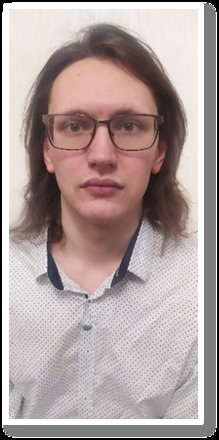
#> input picture Lab2/task2.png, 219 x 440 px
$ python task3.py
#> lines starting #> are read from the running program, lines starting #| are printed output that depends on the picture
import cv2
import numpy as np

img = cv2.imread('task2.png', 0)
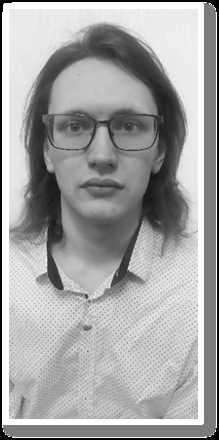
#> img: shape (440, 219); min 0, max 255, mean 164.2

kernel = np.ones((5, 5), np.uint8)
img_erosion = cv2.erode(img, kernel, iterations=1)
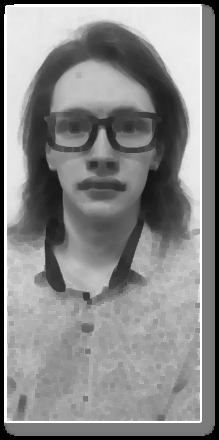
#> img_erosion: shape (440, 219); min 0, max 255, mean 137.8
img_dilation = cv2.dilate(img, kernel, iterations=1)
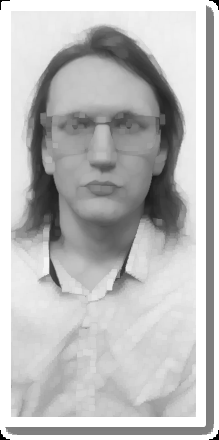
#> img_dilation: shape (440, 219); min 0, max 255, mean 188.2
cv2.imshow('Input', img)
cv2.imshow('Dilatation', img_dilation)
cv2.imshow('Erosion',img_erosion)
cv2.imwrite('dimadilation.jpg', img_dilation)
cv2.waitKey(0)

$ run again, with Lab2/task1.png copied over Lab2/task2.png
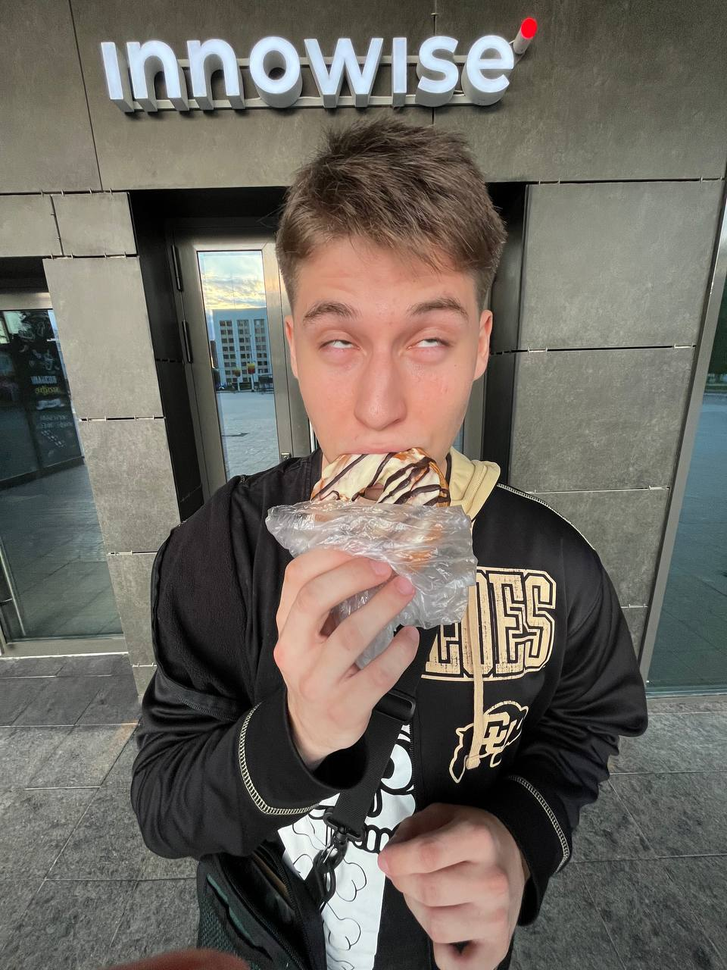
#> input picture Lab2/task1.png, 727 x 970 px, shrunk from 960 x 1280 before the run
#> `img_erosion = cv2.erode(img, kernel, iterations=1)`:
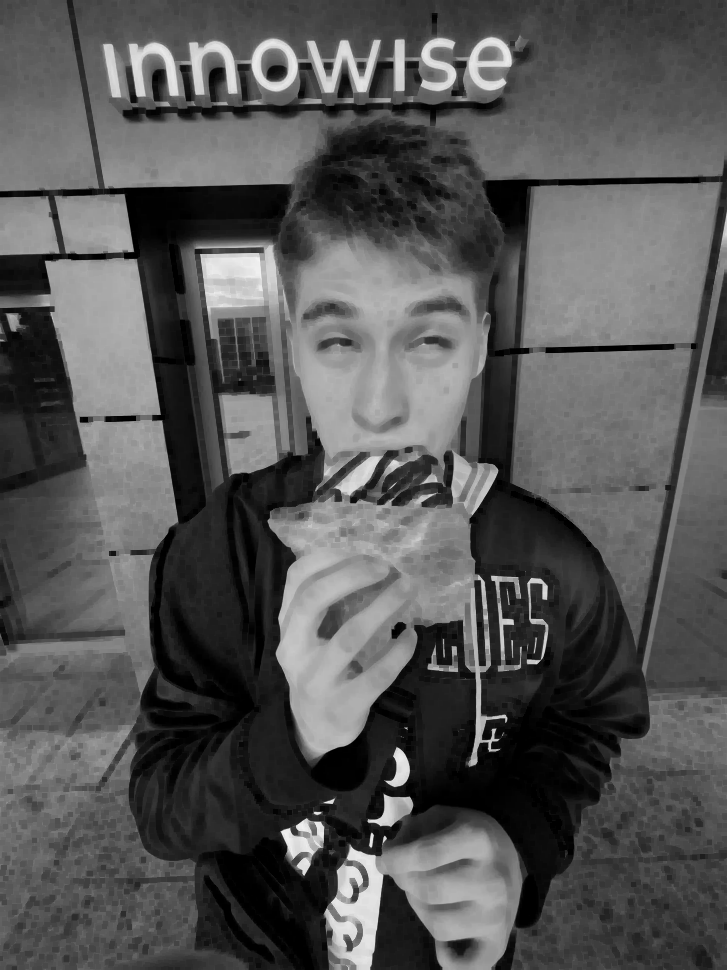
#> img_erosion: shape (970, 727); min 0, max 245, mean 84.9
#> `img_dilation = cv2.dilate(img, kernel, iterations=1)`:
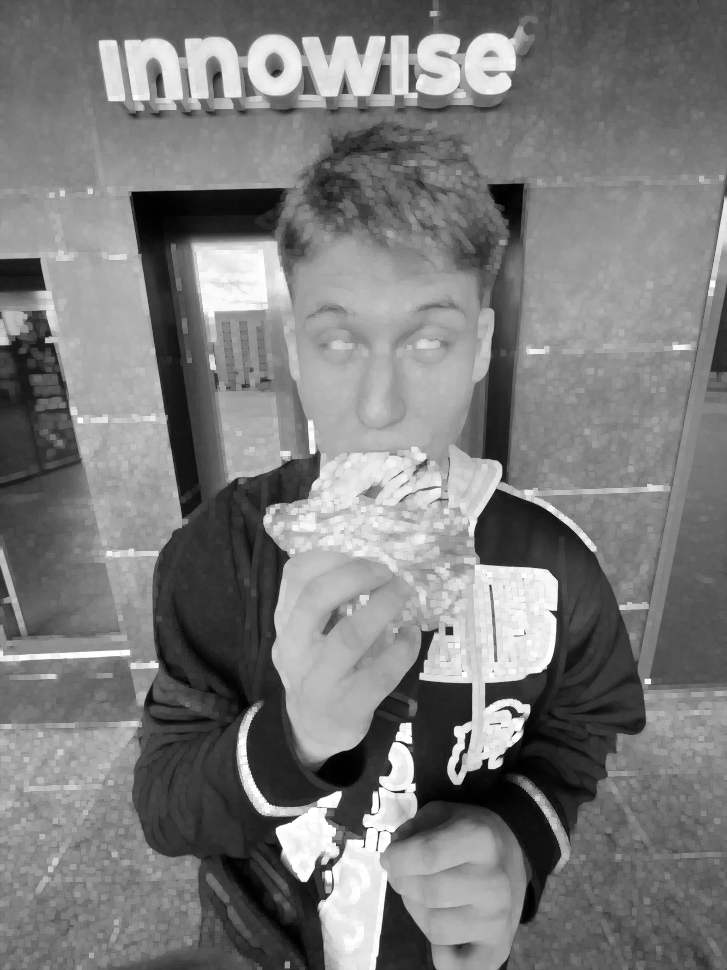
#> img_dilation: shape (970, 727); min 1, max 255, mean 122.9
